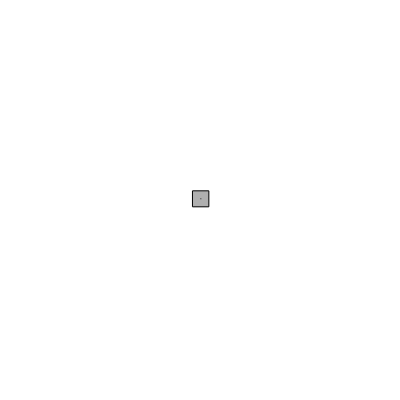
Frame 1 (no input)
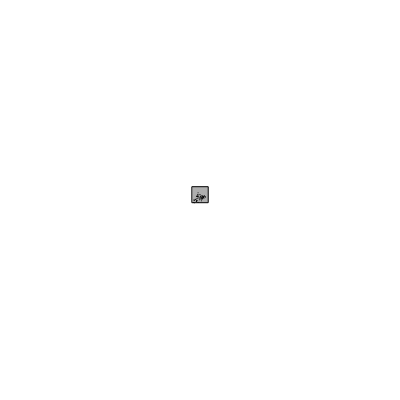
Frame 60 (no input)
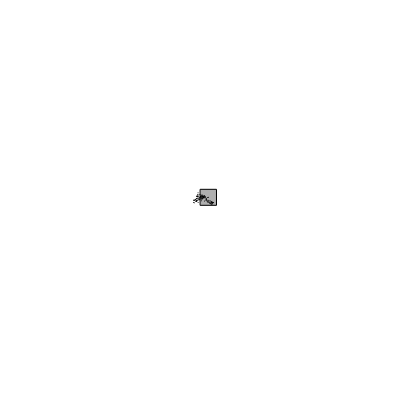
Frame 120 (the mouse pressed at the canvas centre since frame 60)

The p5.js sketch that drew these frames (run headless with seeded random() and noise() and a simulated clock; from frame 60 on, the mouse is pressed at the canvas centre):

// p5.js sketch
// ── sketch.js
let walker;

function setup() {
    createCanvas(400, 400);
    frameRate(30);

    walker = new Walker();
}

function draw() {
    background(255);

    walker.step();
    walker.display();
}

class Walker {
    constructor() {
        this.position = createVector(width / 2, height / 2);
        this.history = [];
    }

    display() {
        stroke(0);
        fill(175);
        rectMode(CENTER);
        rect(this.position.x, this.position.y, 16, 16);
        beginShape(POINTS);
        stroke(0);
        this.history.forEach((vector) => vertex(vector.x, vector.y));
        endShape();
    }

    // Randomly move up, down, left, right, or stay in one place
    step() {
        let vel = createVector(random(-2, 2), random(-2, 2));
        this.position.add(vel.x, vel.y);

        // Stay on the screen
        this.position.x = constrain(this.position.x, 0, width - 1);
        this.position.y = constrain(this.position.y, 0, height - 1);


        this.history.push(this.position.copy());

        if (this.history.length > 1000) {
            this.history.shift();
        }
    }
}
